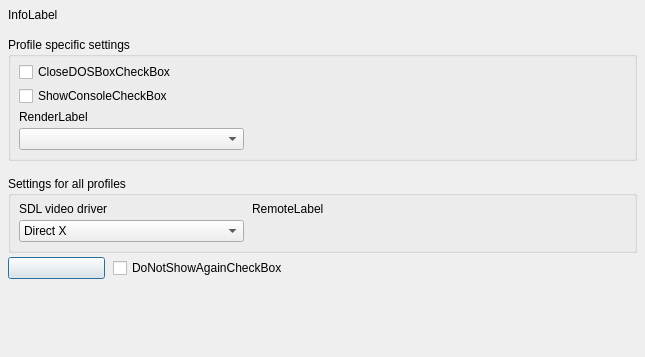
<?xml version="1.0" encoding="UTF-8"?>
<ui version="4.0">
  <class>DOSBoxFailedForm</class>
  <widget class="QDialog" name="DOSBoxFailedForm">
    <property name="geometry"><rect><x>0</x><y>0</y><width>645</width><height>357</height></rect></property>
    <property name="windowTitle"><string>DOSBoxFailedForm</string></property>
    <property name="vclBorderStyle" stdset="0"><string notr="true">bsDialog</string></property>
    <property name="vclPosition" stdset="0"><string notr="true">poOwnerFormCenter</string></property>
    <property name="vclDesignWidth" stdset="0"><number>645</number></property>
    <property name="vclDesignHeight" stdset="0"><number>357</number></property>
    <layout class="QVBoxLayout" name="DOSBoxFailedForm_Layout" stretch="0,0,0,0,0,1">
      <property name="leftMargin"><number>8</number></property>
      <property name="topMargin"><number>8</number></property>
      <property name="rightMargin"><number>8</number></property>
      <property name="bottomMargin"><number>8</number></property>
      <property name="spacing"><number>0</number></property>
      <item>
        <layout class="QGridLayout" name="DOSBoxFailedForm_Section1" columnstretch="0,1">
          <property name="leftMargin"><number>0</number></property>
          <property name="topMargin"><number>0</number></property>
          <property name="rightMargin"><number>0</number></property>
          <property name="bottomMargin"><number>0</number></property>
          <property name="horizontalSpacing"><number>8</number></property>
          <property name="verticalSpacing"><number>4</number></property>
          <item row="0" column="0" colspan="2">
            <widget class="QLabel" name="InfoLabel">
              <property name="text"><string>InfoLabel</string></property>
              <property name="textFormat"><enum>Qt::PlainText</enum></property>
              <property name="wordWrap"><bool>true</bool></property>
              <property name="alignment"><set>Qt::AlignLeft|Qt::AlignTop</set></property>
            </widget>
          </item>
          <item row="0" column="1">
            <spacer name="DOSBoxFailedForm_Section1_HFill">
              <property name="orientation"><enum>Qt::Horizontal</enum></property>
              <property name="sizeHint" stdset="0"><size><width>0</width><height>0</height></size></property>
            </spacer>
          </item>
        </layout>
      </item>
      <item>
        <spacer name="DOSBoxFailedForm_Gap1">
          <property name="orientation"><enum>Qt::Vertical</enum></property>
          <property name="sizeType"><enum>QSizePolicy::Fixed</enum></property>
          <property name="sizeHint" stdset="0"><size><width>0</width><height>15</height></size></property>
        </spacer>
      </item>
      <item>
        <layout class="QGridLayout" name="DOSBoxFailedForm_Section2" columnstretch="0,1">
          <property name="leftMargin"><number>0</number></property>
          <property name="topMargin"><number>0</number></property>
          <property name="rightMargin"><number>0</number></property>
          <property name="bottomMargin"><number>0</number></property>
          <property name="horizontalSpacing"><number>8</number></property>
          <property name="verticalSpacing"><number>4</number></property>
          <item row="0" column="0" colspan="2">
            <widget class="QGroupBox" name="ProfileGroupBox">
              <property name="title"><string>Profile specific settings</string></property>
              <property name="minimumSize"><size><width>0</width><height>0</height></size></property>
              <layout class="QGridLayout" name="ProfileGroupBox_Layout" columnstretch="0,1">
                <property name="leftMargin"><number>8</number></property>
                <property name="topMargin"><number>5</number></property>
                <property name="rightMargin"><number>8</number></property>
                <property name="bottomMargin"><number>8</number></property>
                <property name="horizontalSpacing"><number>8</number></property>
                <property name="verticalSpacing"><number>4</number></property>
                <item row="0" column="0" colspan="2">
                  <widget class="QCheckBox" name="CloseDOSBoxCheckBox">
                    <property name="text"><string>CloseDOSBoxCheckBox</string></property>
                  </widget>
                </item>
                <item row="1" column="0" colspan="2">
                  <widget class="QCheckBox" name="ShowConsoleCheckBox">
                    <property name="text"><string>ShowConsoleCheckBox</string></property>
                  </widget>
                </item>
                <item row="2" column="0" colspan="2">
                  <widget class="QLabel" name="RenderLabel">
                    <property name="text"><string>RenderLabel</string></property>
                    <property name="textFormat"><enum>Qt::PlainText</enum></property>
                    <property name="alignment"><set>Qt::AlignLeft|Qt::AlignTop</set></property>
                  </widget>
                </item>
                <item row="3" column="0" alignment="Qt::AlignLeft">
                  <widget class="QComboBox" name="RenderComboBox">
                    <property name="editable"><bool>false</bool></property>
                    <property name="maxVisibleItems"><number>8</number></property>
                    <property name="minimumSize"><size><width>225</width><height>0</height></size></property>
                  </widget>
                </item>
                <item row="0" column="1">
                  <spacer name="ProfileGroupBox_Layout_HFill">
                    <property name="orientation"><enum>Qt::Horizontal</enum></property>
                    <property name="sizeHint" stdset="0"><size><width>0</width><height>0</height></size></property>
                  </spacer>
                </item>
                <item row="4" column="0">
                  <spacer name="ProfileGroupBox_VFill">
                    <property name="orientation"><enum>Qt::Vertical</enum></property>
                    <property name="sizeHint" stdset="0"><size><width>0</width><height>0</height></size></property>
                  </spacer>
                </item>
              </layout>
            </widget>
          </item>
          <item row="0" column="1">
            <spacer name="DOSBoxFailedForm_Section2_HFill">
              <property name="orientation"><enum>Qt::Horizontal</enum></property>
              <property name="sizeHint" stdset="0"><size><width>0</width><height>0</height></size></property>
            </spacer>
          </item>
        </layout>
      </item>
      <item>
        <spacer name="DOSBoxFailedForm_Gap2">
          <property name="orientation"><enum>Qt::Vertical</enum></property>
          <property name="sizeType"><enum>QSizePolicy::Fixed</enum></property>
          <property name="sizeHint" stdset="0"><size><width>0</width><height>15</height></size></property>
        </spacer>
      </item>
      <item>
        <layout class="QGridLayout" name="DOSBoxFailedForm_Section3" columnstretch="0,0,1">
          <property name="leftMargin"><number>0</number></property>
          <property name="topMargin"><number>0</number></property>
          <property name="rightMargin"><number>0</number></property>
          <property name="bottomMargin"><number>0</number></property>
          <property name="horizontalSpacing"><number>8</number></property>
          <property name="verticalSpacing"><number>4</number></property>
          <item row="0" column="0" colspan="3">
            <widget class="QGroupBox" name="GlobalGroupBox">
              <property name="title"><string>Settings for all profiles</string></property>
              <property name="minimumSize"><size><width>0</width><height>0</height></size></property>
              <layout class="QGridLayout" name="GlobalGroupBox_Layout" columnstretch="0,0,1">
                <property name="leftMargin"><number>8</number></property>
                <property name="topMargin"><number>6</number></property>
                <property name="rightMargin"><number>4</number></property>
                <property name="bottomMargin"><number>8</number></property>
                <property name="horizontalSpacing"><number>8</number></property>
                <property name="verticalSpacing"><number>4</number></property>
                <item row="0" column="0">
                  <widget class="QLabel" name="SDLLabel">
                    <property name="text"><string>SDL video driver</string></property>
                    <property name="textFormat"><enum>Qt::PlainText</enum></property>
                    <property name="alignment"><set>Qt::AlignLeft|Qt::AlignTop</set></property>
                  </widget>
                </item>
                <item row="0" column="1" rowspan="2" colspan="2">
                  <widget class="QLabel" name="RemoteLabel">
                    <property name="text"><string>RemoteLabel</string></property>
                    <property name="textFormat"><enum>Qt::PlainText</enum></property>
                    <property name="wordWrap"><bool>true</bool></property>
                    <property name="alignment"><set>Qt::AlignLeft|Qt::AlignTop</set></property>
                    <property name="minimumSize"><size><width>378</width><height>0</height></size></property>
                  </widget>
                </item>
                <item row="1" column="0" alignment="Qt::AlignLeft">
                  <widget class="QComboBox" name="SDLComboBox">
                    <property name="editable"><bool>false</bool></property>
                    <property name="maxVisibleItems"><number>8</number></property>
                    <item>
                      <property name="text"><string>Direct X</string></property>
                    </item>
                    <item>
                      <property name="text"><string>Win DIB</string></property>
                    </item>
                    <property name="currentIndex"><number>0</number></property>
                    <property name="minimumSize"><size><width>225</width><height>0</height></size></property>
                  </widget>
                </item>
                <item row="0" column="2">
                  <spacer name="GlobalGroupBox_Layout_HFill">
                    <property name="orientation"><enum>Qt::Horizontal</enum></property>
                    <property name="sizeHint" stdset="0"><size><width>0</width><height>0</height></size></property>
                  </spacer>
                </item>
                <item row="2" column="0">
                  <spacer name="GlobalGroupBox_VFill">
                    <property name="orientation"><enum>Qt::Vertical</enum></property>
                    <property name="sizeHint" stdset="0"><size><width>0</width><height>0</height></size></property>
                  </spacer>
                </item>
              </layout>
            </widget>
          </item>
          <item row="1" column="0" alignment="Qt::AlignLeft">
            <widget class="QPushButton" name="OKButton">
              <property name="text"><string /></property>
              <property name="autoDefault"><bool>false</bool></property>
              <property name="vclKind" stdset="0"><string notr="true">bkOK</string></property>
              <property name="default"><bool>true</bool></property>
              <property name="vclModalResult" stdset="0"><string notr="true">mrOk</string></property>
              <property name="minimumSize"><size><width>97</width><height>0</height></size></property>
            </widget>
          </item>
          <item row="1" column="1" colspan="2">
            <widget class="QCheckBox" name="DoNotShowAgainCheckBox">
              <property name="text"><string>DoNotShowAgainCheckBox</string></property>
            </widget>
          </item>
          <item row="0" column="2">
            <spacer name="DOSBoxFailedForm_Section3_HFill">
              <property name="orientation"><enum>Qt::Horizontal</enum></property>
              <property name="sizeHint" stdset="0"><size><width>0</width><height>0</height></size></property>
            </spacer>
          </item>
        </layout>
      </item>
      <item>
        <spacer name="DOSBoxFailedForm_VFill">
          <property name="orientation"><enum>Qt::Vertical</enum></property>
          <property name="sizeHint" stdset="0"><size><width>0</width><height>0</height></size></property>
        </spacer>
      </item>
    </layout>
  </widget>
  <tabstops>
    <tabstop>DoNotShowAgainCheckBox</tabstop>
    <tabstop>OKButton</tabstop>
    <tabstop>CloseDOSBoxCheckBox</tabstop>
    <tabstop>ShowConsoleCheckBox</tabstop>
    <tabstop>RenderComboBox</tabstop>
    <tabstop>SDLComboBox</tabstop>
  </tabstops>
  <resources>
    <include location="../../resources/dfend.qrc" />
  </resources>
  <connections />
</ui>
